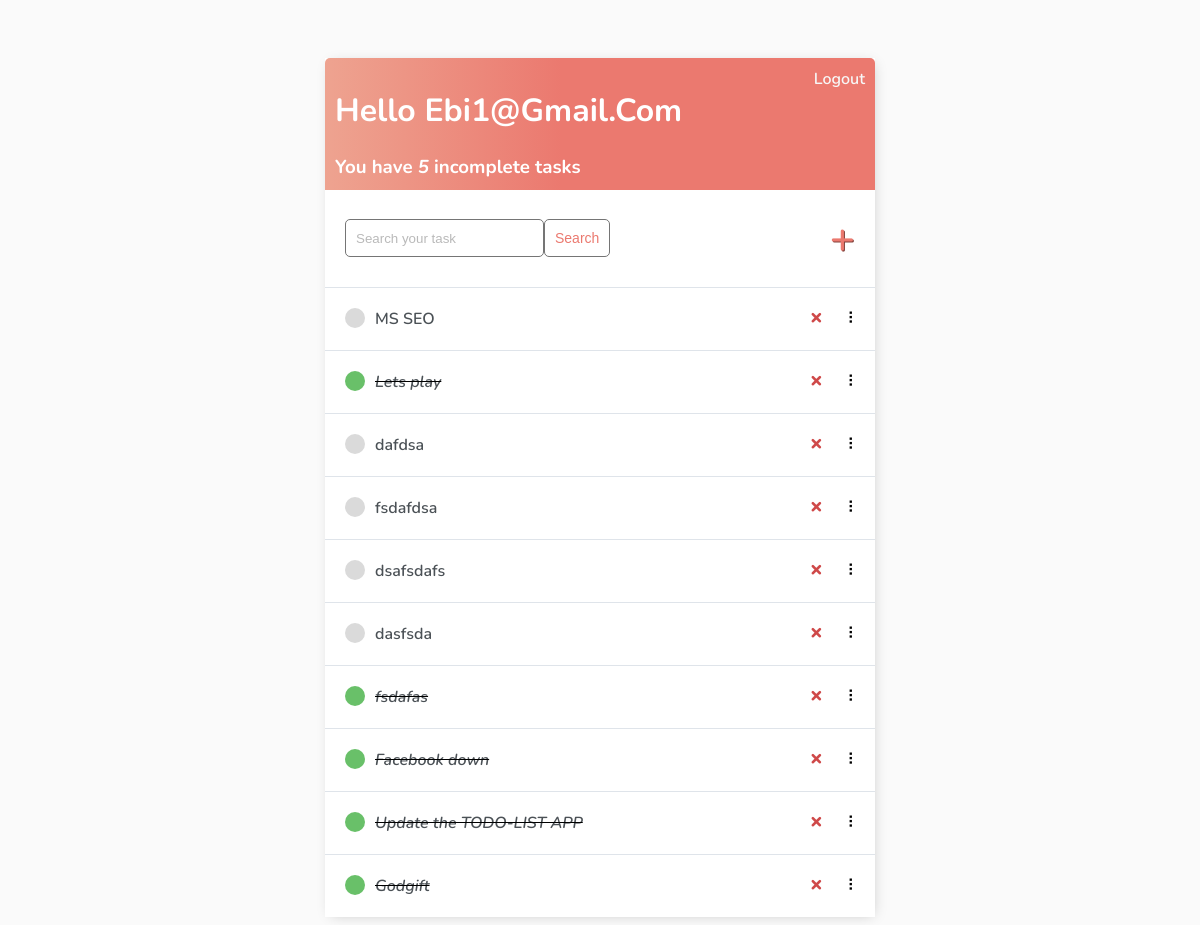
The app's page / (signed in), older data.
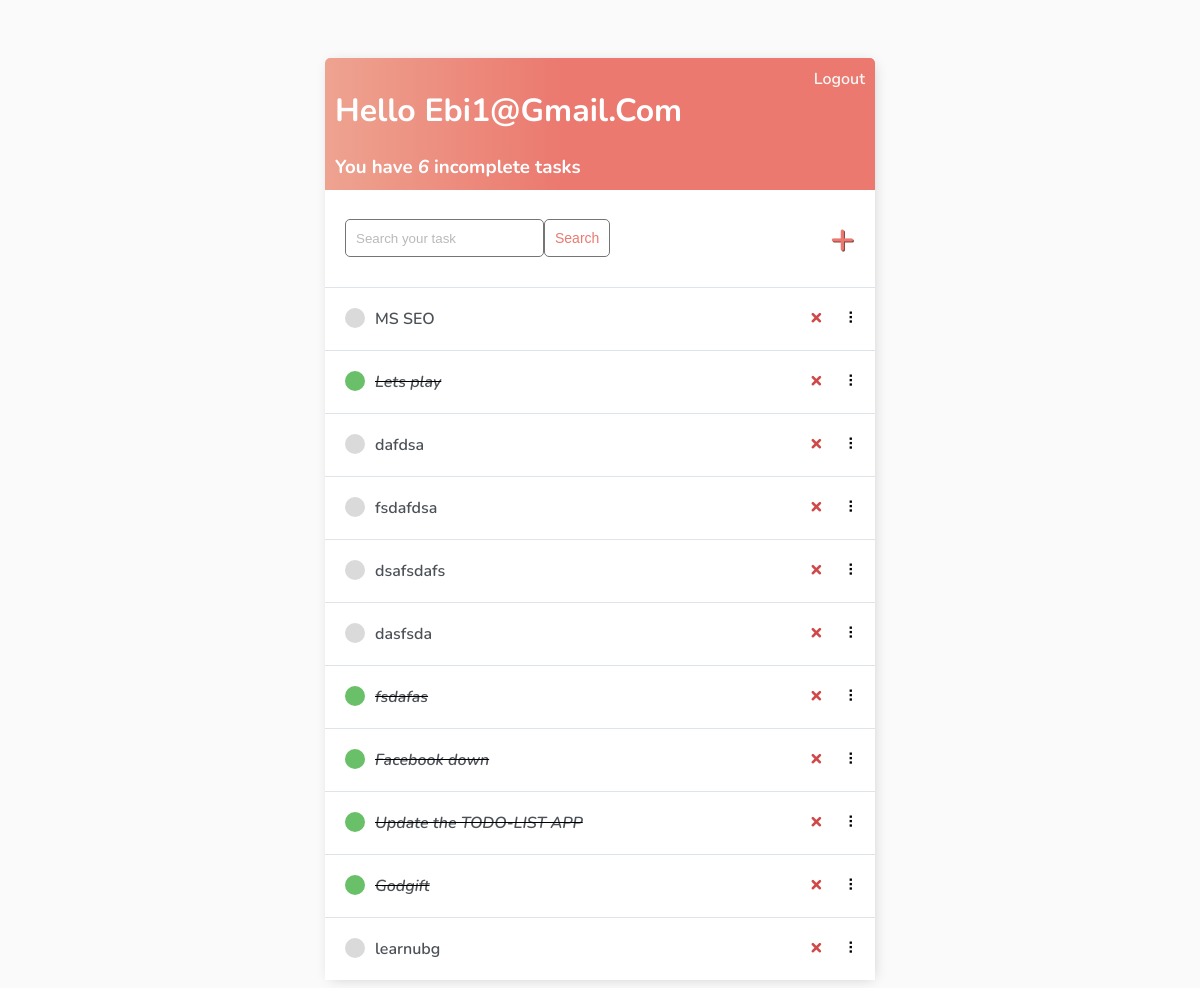
The same page, newer data.
### base/models.py (models this page shows)
class Task(models.Model):
    user = models.ForeignKey(
        User, on_delete=models.CASCADE, null=True, blank=True)
    title = models.CharField(max_length=200)
    description = models.TextField(null=True, blank=True)
    complete = models.BooleanField(default=False)
    created = models.DateTimeField(auto_now_add=True)
    def __str__(self):
        return self.title
    class Meta:
        order_with_respect_to = 'user'

### base/views.py (the view)
# urls.py: path('', TaskList.as_view(), name='tasks'),
class TaskList(LoginRequiredMixin, ListView):
    model = Task
    context_object_name = 'tasks'
    def get_context_data(self, **kwargs):
        context = super().get_context_data(**kwargs)
        context['tasks'] = context['tasks'].filter(user=self.request.user)
        context['count'] = context['tasks'].filter(complete=False).count()
        search_input = self.request.GET.get('search-area') or ''
        if search_input:
            context['tasks'] = context['tasks'].filter(
                title__contains=search_input)
        context['search_input'] = search_input
        return context

### base/templates/base/task_list.html (shortened to what this page needs)
{% extends 'base/main.html' %} {% block content %}
<div class="header-bar">
    <div>
        <h1>Hello {{request.user|title}}</h1>
        <h3 style="margin:0">You have <i>{{count}}</i> incomplete task{{ count|pluralize:"s" }}</h3>
    </div>
    {% if request.user.is_authenticated %}
    <a href="{% url 'logout' %}">Logout</a> {% else %}
    <a href="{% url 'login' %}">Login</a> {% endif %}
</div>
<div id="search-add-wrapper">
    <form method="GET" style="display: flex;">
        <input type='text' name='search-area' placeholder="Search your task" value="{{search_input}}">
        <input class="button" type="submit" value='Search'>
    </form>
    {% if tasks|length > 0 %}
    <a id="add-link" href="{% url 'task-create' %}">&#x2b;</a>
    {% endif %}
</div>
<div id="tasklist" class="task-items-wrapper">
    {% for task in tasks %}
    <div class="task-wrapper" data-position="{{task.pk}}">
        <div class="task-title">
            {% if task.complete %}
            <div class="task-complete-icon"></div>
            <i><s><a href="{% url 'task-update' task.id %}">{{task}}</a></s></i> {% else %}
            <div class="task-incomplete-icon"></div>
            <a href="{% url 'task-update' task.id %}">{{task}}</a> {% endif %}
        </div>
        <div class="task-controls">
            <a class="delete-link" href="{% url 'task-delete' task.id %}">&#215;</a>
            <span class="handle">&nbsp;&#10247;</span>
        </div>
    </div>
    {% empty %}
    <div style="text-align: center; padding-bottom: 10px; line-height: 1em;">
        <h3>No new tasks are created.</h3>
        <h3>Create a <a style="text-decoration: none; color: #e53935;" href="{% url 'task-create' %}">New task</a> ! </h3>
    </div>
    {% endfor %}
</div>
{% endblock content %}

Row changes from the older to the newer data that the page shows:
added Task: title "learnubg"
Text that changed along with them:
{{ count }}: "5" → "6"
